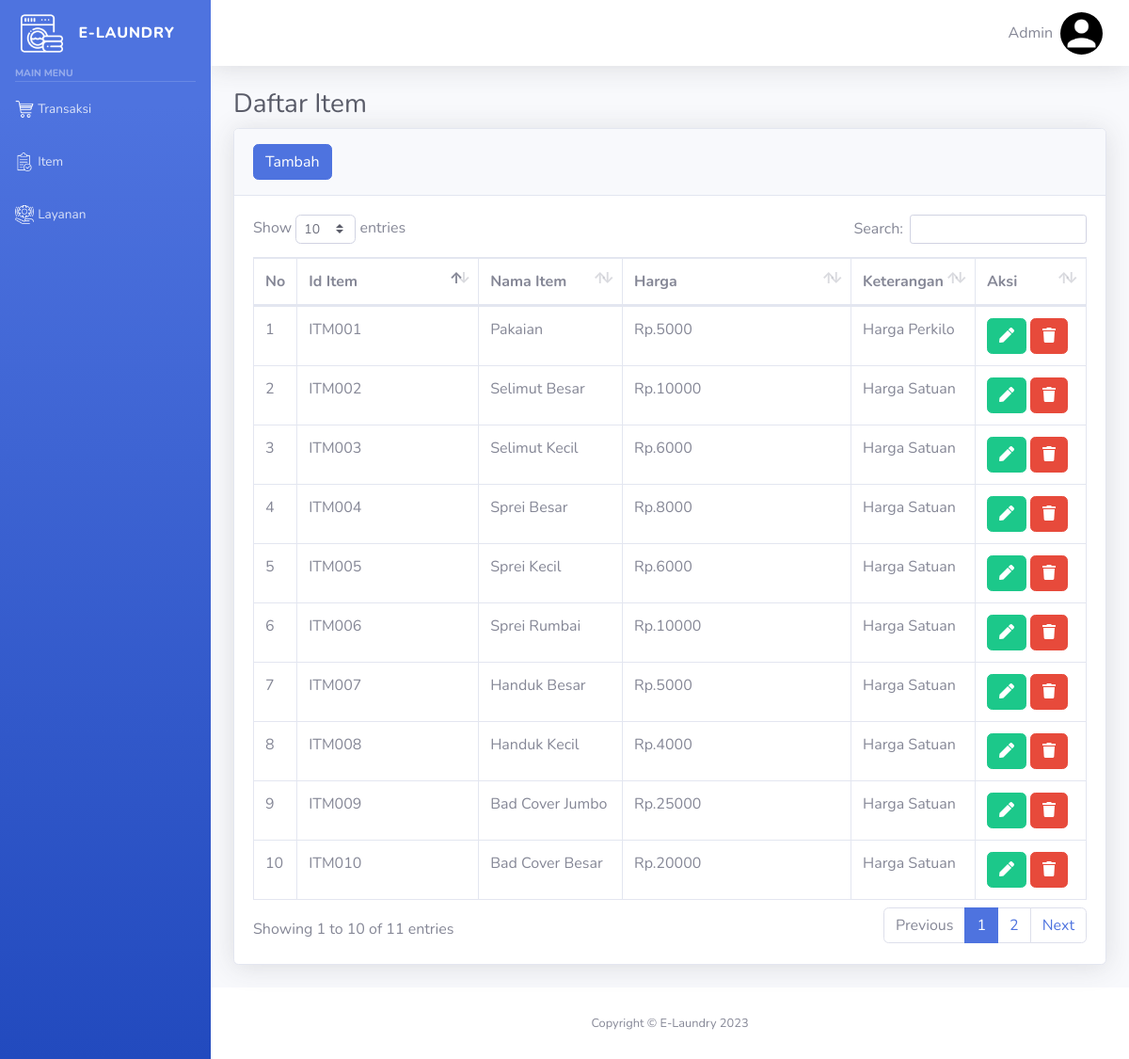
The page /item.php (signed in) on the database its author committed.
### tables this page shows
CREATE TABLE `menu` (
  `id` int(11) NOT NULL,
  `nama` varchar(100) NOT NULL,
  `url` text NOT NULL,
  `icon` varchar(100) NOT NULL
);

CREATE TABLE `user` (
  `username` varchar(255) NOT NULL,
  `password` varchar(255) NOT NULL,
  `email` varchar(255) NOT NULL,
  `nama` varchar(255) NOT NULL,
  `foto` text NOT NULL
);

CREATE TABLE `item` (
  `id_item` varchar(10) NOT NULL,
  `nama_item` varchar(100) NOT NULL,
  `harga` varchar(20) NOT NULL,
  `ket` text NOT NULL
);

### item.php (the view, shortened to what this page needs)
<!DOCTYPE html>
<html lang="en">
<?php
    include 'koneksi.php';
 ?>
<head>
    <?php include 'other/head.php'; ?>
</head>
<body id="page-top">
    <div id="wrapper">
        <?php include 'other/sidebar.php'; ?>
        <div id="content-wrapper" class="d-flex flex-column">
            <div id="content">
                <nav class="navbar navbar-expand navbar-light bg-white topbar mb-4 static-top shadow">
                    <?php include 'other/topbar.php'; ?>
                </nav>
                <div class="container-fluid">
                    <h1 class="h3 mb-2 text-gray-800">Daftar Item</h1>
                    <div class="card shadow mb-4">
                        <div class="card-header py-3">
                            <button class="btn btn-primary btn-icon-split" Data-toggle="modal" data-target="#tambahModal">
                                <span class="text">Tambah</span>
                            </button>
                        </div>
                        <div class="card-body">
                            <div class="table-responsive">
                                <table class="table table-bordered" id="dataTable" width="100%" cellspacing="0">
                                    <thead>
                                        <tr>
                                            <th style="width: 20px">No</th>
                                            <th style="width: 150px">Id Item</th>
                                            <th>Nama Item</th>
                                            <th style="width: 200px;">Harga</th>
                                            <th>Keterangan</th>
                                            <th style="width: 75px;">Aksi</th>
                                        </tr>
                                    </thead>
                                    <tbody>
                                        <?php
                                            $query= mysqli_query($conn,"select * from item");
                                            while ($dt=mysqli_fetch_assoc($query)) {
                                        ?>
                                        <tr>
                                            <td></td>
                                            <td><?php echo $dt["id_item"]; ?></td>
                                            <td><?php echo $dt["nama_item"] ?></td>
                                            <td>Rp.<?php echo $dt["harga"] ?></td>
                                            <td><?php echo $dt["ket"] ?></td>
                                            <td>
                                                <button class="btn btn-success btn-box" Data-toggle="modal" data-target="#editModal<?php echo $dt['id_item'] ?>">
                                                    <i class='fas fa-pen'></i>
                                                </button>
                                                <button class="btn btn-danger btn-box" Data-toggle="modal" data-target="#delModal<?php echo $dt['id_item'] ?>">
                                                    <i class='fas fa-trash'></i>
                                                </button>
                                            </td>
                                        </tr>
                                        <?php } ?>
                                    </tbody>
                                </table>
                            </div>
                        </div>
                    </div>
                </div>
            </div>
            <?php include 'other/footer.php'; ?>
        </div>
    </div>
</body>
</html>

### other/sidebar.php
 <ul class="navbar-nav bg-gradient-primary sidebar sidebar-dark accordion" id="accordionSidebar">
    <a class="sidebar-brand d-flex align-items-center justify-content-center" href="index.php">
        <div class="sidebar-brand-icon">
            <img src="assets/img/logo.png" style="width: 45px;">
        </div>
        <div class="sidebar-brand-text mx-3">E-Laundry</div>
    </a>
    <div class="sidebar-heading">Main Menu</div>
    <hr class="sidebar-divider my-0">
    <?php
        include 'koneksi.php';
        $query= mysqli_query($conn,"select * from menu");
        while ($dt=mysqli_fetch_assoc($query)) {
    ?>
    <?php $a = $_SERVER['REQUEST_URI'];
        $b = explode("/", $a);
        ?>
        <li class="nav-item <?php if($b['2']==$dt['url']){echo'active';}?>">
            <a class="nav-link" href="<?php echo $dt['url']; ?>">
                <img src="assets/img/<?php echo $dt['icon'] ?>" width="20px">
                <span><?php echo $dt['nama']; ?></span></a>
        </li>
    <?php
        }
    ?>
</ul>

### other/topbar.php (shortened to what this page needs)
<?php
	include 'koneksi.php';
	$query = mysqli_query($conn, "SELECT * FROM `user` WHERE username='".$_SESSION['username']."'");
	$user=mysqli_fetch_assoc($query);
 ?>
<ul class="navbar-nav ml-auto">
	<li class="nav-item dropdown no-arrow">
		<a class="nav-link dropdown-toggle" href="#" id="userDropdown" role="button"
		data-toggle="dropdown" aria-haspopup="true" aria-expanded="false">
		<span class="mr-2 d-none d-lg-flex text-gray-600"><?php echo $user['nama']; ?></span>
		<img class="rounded-circle" style="width: 45px;" src="assets/img/profil/<?php echo $user['foto'] ?>">
	</a>
	</li>
</ul>

### rows shown on the page
menu: icon (picture), nama "Transaksi"
menu: icon (picture), nama "Item"
menu: icon (picture), nama "Layanan"
user: nama "Admin", foto (placeholder picture)
item: id_item "ITM001", nama_item "Pakaian", harga "5000", ket "Harga Perkilo"
item: id_item "ITM002", nama_item "Selimut Besar", harga "10000", ket "Harga Satuan"
item: id_item "ITM003", nama_item "Selimut Kecil", harga "6000", ket "Harga Satuan"
item: id_item "ITM004", nama_item "Sprei Besar", harga "8000", ket "Harga Satuan"
item: id_item "ITM005", nama_item "Sprei Kecil", harga "6000", ket "Harga Satuan"
item: id_item "ITM006", nama_item "Sprei Rumbai", harga "10000", ket "Harga Satuan"
item: id_item "ITM007", nama_item "Handuk Besar", harga "5000", ket "Harga Satuan"
item: id_item "ITM008", nama_item "Handuk Kecil", harga "4000", ket "Harga Satuan"
item: id_item "ITM009", nama_item "Bad Cover Jumbo", harga "25000", ket "Harga Satuan"
item: id_item "ITM010", nama_item "Bad Cover Besar", harga "20000", ket "Harga Satuan"
